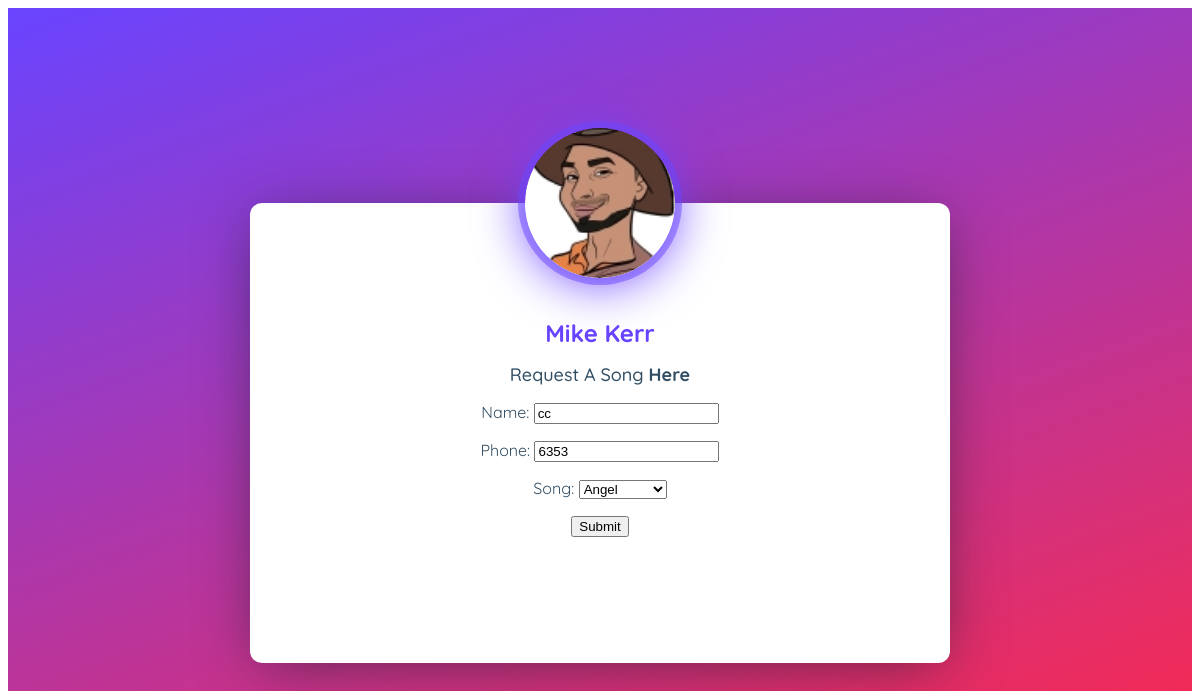
Screenshot of /tasks/6353/update/ with the database file from the repository.
### tasks/models.py (models this page shows, shortened)
class User_Request(models.Model):
    name = models.CharField(verbose_name="Name", max_length=500)
    contact = models.IntegerField(verbose_name="Phone", unique=True, primary_key=True)
    song = models.CharField(verbose_name="Song", max_length=100, choices=Songs.choices)

### tasks/views.py (the view)
# urls.py: re_path(r'^(?P<pk>\d+)/update/$', views.TaskUpdateView.as_view(), name='task_update'),
class TaskUpdateView(UpdateView):
    model = User_Request
    form_class = TaskForm
    success_url = reverse_lazy('tasks:task_list')

### tasks/forms.py
class TaskForm(forms.ModelForm):
    class Meta:
        model = User_Request
        fields = "__all__"

### tasks/templates/tasks/user_request_form.html (shortened to what this page needs)
{% load static %}
<!DOCTYPE html>
<html lang="en">
<head>
  <link rel="stylesheet" href="https://cdnjs.cloudflare.com/ajax/libs/normalize/5.0.0/normalize.min.css">
<link rel="stylesheet" href="{% static 'style.css' %}">
</head>
<body>
<div class="wrapper">
  <div class="profile-card js-profile-card">
    <div class="profile-card__img">
      <img src="{% static 'Mike.jpeg' %}" alt="profile card">
    </div>
    <div class="profile-card__cnt js-profile-cnt">
      <div class="profile-card__name">Mike Kerr</div>
      <div class="profile-card__txt">Request A Song <strong>Here</strong></div>
        <form action="" method="post" enctype="multipart/form-data">
            {{ form.as_p }}
            <p><input type="submit" class="btn btn-success" value="Submit"></p>
        </form>
  </div>
</div>
</body>
</html>

### tasks/static/style.css (style rules this page uses)
html { position: relative; overflow-x: hidden !important; }
* { box-sizing: border-box; }
body { font-family: "Quicksand", sans-serif; color: #324e63; }
.wrapper { width: 100%; width: 100%; height: auto; min-height: 100vh; padding: 50px 20px; padding-top: 100px; display: flex; background-image: linear-gradient(-20deg, #ff2846 0%, #6944ff 100%); display: flex; background-image: linear-gradient(-20deg, #ff2846 0%, #6944ff 100%); }
.profile-card { width: 100%; min-height: 460px; margin: auto; box-shadow: 0px 8px 60px -10px rgba(13, 28, 39, 0.6); background: #fff; border-radius: 12px; max-width: 700px; position: relative; }
.profile-card__img { width: 150px; height: 150px; margin-left: auto; margin-right: auto; transform: translateY(-50%); border-radius: 50%; overflow: hidden; position: relative; z-index: 4; box-shadow: 0px 5px 50px 0px #6c44fc, 0px 0px 0px 7px rgba(107, 74, 255, 0.5); }
.profile-card__img img { display: block; width: 100%; height: 100%; object-fit: cover; border-radius: 50%; }
.profile-card__cnt { margin-top: -35px; text-align: center; padding: 0 20px; padding-bottom: 40px; transition: all 0.3s; }
.profile-card__name { font-weight: 700; font-size: 24px; color: #6944ff; margin-bottom: 15px; }
.profile-card__txt { font-size: 18px; font-weight: 500; color: #324e63; margin-bottom: 15px; }
.profile-card__txt strong { font-weight: 700; }

### rows the page displays
User_Request: name "cc", contact "6353", song "Angel"
